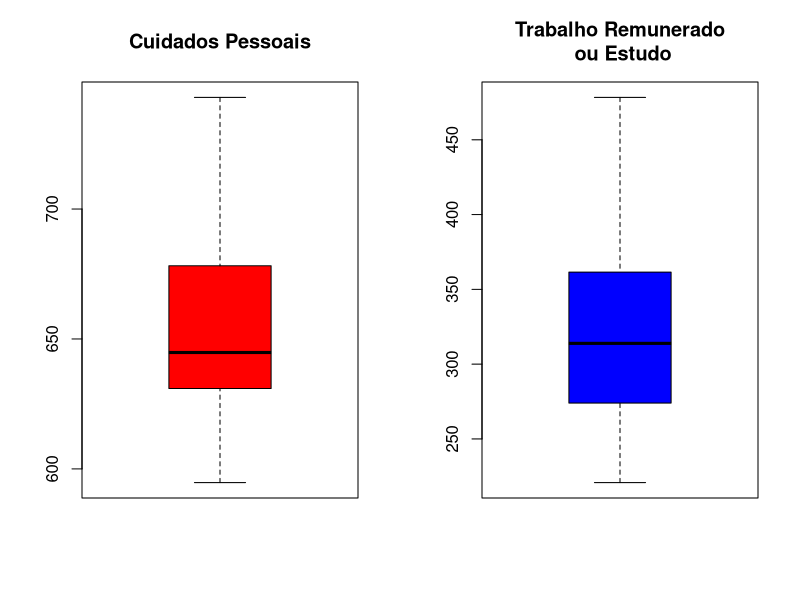

This chart was generated by the following R code:
dados <- read.csv("TIME_USE_24092022.csv", sep=",")

dados <- subset(dados, País!='África do Sul')


cuidados <- subset(dados, Ocupação=='Cuidados pessoais' & Sexo=='Homens')
cuidados <- cuidados['Tempo']

trabalho <- subset(dados, Ocupação=='Trabalho remunerado ou estudo' & Sexo=='Homens')
trabalho <- trabalho['Tempo']

par(mfrow = c(1, 2))
boxplot(cuidados, col = "red", main = "Cuidados Pessoais")
boxplot(trabalho, col = "blue", main = "Trabalho Remunerado\n ou Estudo")

